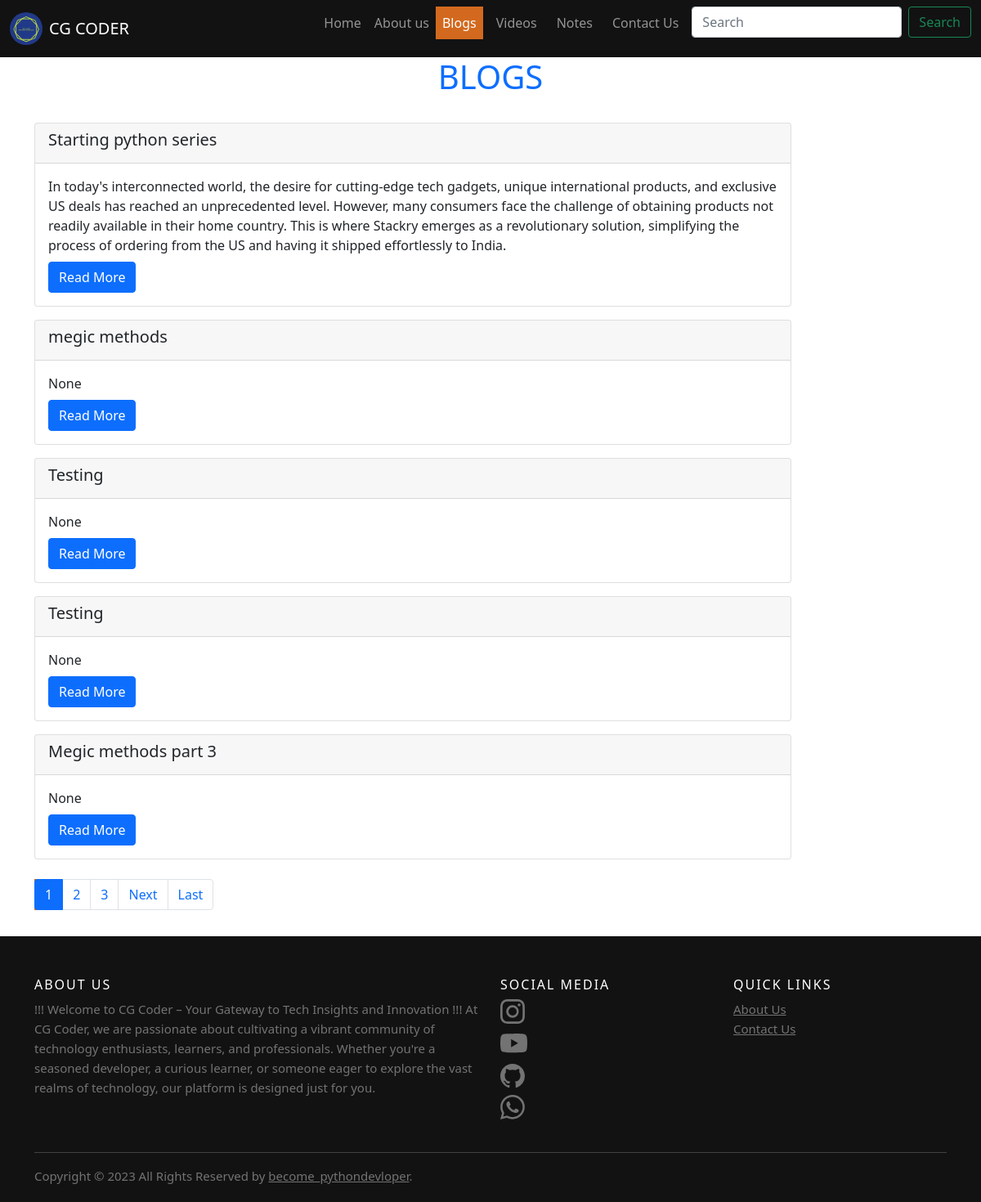
Screenshot of /blog/ with the database file from the repository.
### services/models.py (models this page shows)
class Service(models.Model):
    service_icon = models.FileField(upload_to='images/',max_length=300,null=False,default=None)
    service_title = models.CharField(max_length=200)
    service_slug = AutoSlugField(populate_from='service_title',unique=True,null=True,default=None)
    service_desc = models.TextField()
    service_detailed_desc = models.TextField(null=True, default='')

### website1/views.py (the view)
# urls.py: path('blog/',views.blogs, name='blog'),
def blogs(request):
    service_data = Service.objects.all()
    if request.method == 'GET':
        search_term = request.GET.get("search_keyword")
        if search_term != None :
            service_data = Service.objects.filter(service_desc__icontains=search_term)
    paginator = Paginator(service_data, 5)
    page_number = request.GET.get('page')
    page_obj = paginator.get_page(page_number)
    total_pages = page_obj.paginator.num_pages
    data = {
        'service_data' : page_obj,
        'total_pages' : total_pages,
        'service_page_list' : [i+1 for i in range(total_pages)]
    }
    return render(request, 'blogs.html', data)

### templates/blogs.html (shortened to what this page needs)
{% extends 'base.html' %}
{% block content %}
{% load static %}
<h1 class="text-center text-primary"> BLOGS </h1>
<div class="container">
    <div class="row mt-3 pb-3">
        {% for item in service_data %}
        <div class="col-lg-10 col-md-10 mt-3">
            <div class="card">
                <div class="card-header">
                    <h5 class="card-title">{{ item.service_title|safe }}</h5>
                </div>
                <div class="card-body">
                    <div class="truncate-text" id="truncate-text">
                        <p class="card-text">
                        {{ item.service_detailed_desc|safe }}
                        </p>
                    </div>
                    <a href="/blog/{{ item.service_slug }}" class="btn btn-primary mt-2">Read More</a>
                </div>
            </div>
        </div>
        {% empty %}
        Searched Data Not Found.....
        {% endfor %}
        <div class="container mt-4">
            <nav class="text-center" aria-label="Page navigation example">
                <ul class="pagination">
                {% for i in service_page_list%}
                  <li class="page-item {% if service_data.number == i %}active{% endif %}"><a class="page-link" href="/blog/?page={{i}}">{{i}}</a></li>
                {% endfor %}
                {% if service_data.has_next %}
                  <li class="page-item"><a class="page-link" href="/blog/?page={{ service_data.next_page_number }}">Next</a></li>
                {% endif %}
                <li class="page-item"><a class="page-link" href="/blog/?page={{total_pages}}">Last</a></li>
                </ul>
              </nav>
        </div>
    </div>
</div>
{% endblock %}

### static/css/main.css (style rules this page uses)
.active { background-color: chocolate; text-align: center; color: black; }
.truncate-text { display: -webkit-box; -webkit-box-orient: vertical; overflow: hidden; -webkit-line-clamp: 4; }

### templates/blogs.html (style rules this page uses)
.truncate-text { display: -webkit-box; -webkit-box-orient: vertical; overflow: hidden; -webkit-line-clamp: 6; }

### rows the page displays
Service: service_title "Starting python series", service_detailed_desc "In today's interconnected world, the desire for cutting-edge tech gadgets, unique international products, and exclusive US deals has reached an unprecedented level. However, many consumers face the challenge of obtaining products not readily available in their home country. This is where Stackry emerges as a revolutionary solution, simplifying the process of ordering from the US and having it shipped effortlessly to India."
Service: service_title "megic methods", service_detailed_desc "None"
Service: service_title "Testing", service_detailed_desc "None"
Service: service_title "Testing", service_detailed_desc "None"
Service: service_title "Megic methods part 3", service_detailed_desc "None"

### other values shown
{{ i }} "1" "2" "3"
